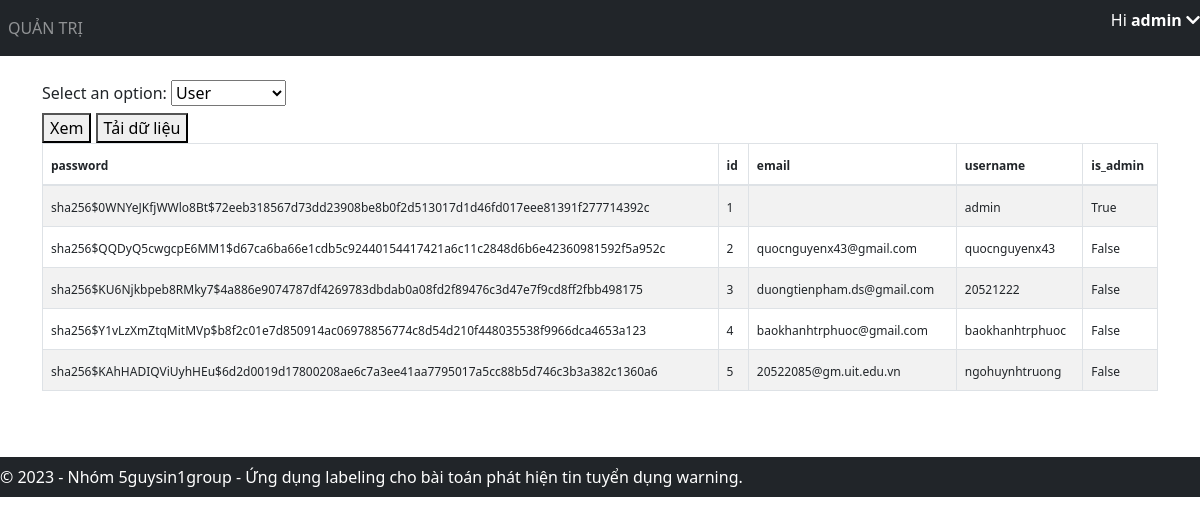
The app's page /view-data (signed in) with its own data.
### application/models.py (models this page shows)
class User(db.Model, UserMixin):
    id = db.Column(db.Integer, primary_key=True)
    email = db.Column(db.String(150), unique=True)
    username = db.Column(db.String(20), unique=True)
    password = db.Column(db.String(150))
    is_admin = db.Column(db.Boolean, default=False)
    annotations = db.relationship('Annotation')

### application/views.py (the view, shortened to what this page needs)
@views.route('/view-data', methods=['GET', 'POST'])
@login_required
def view_data():
    if not current_user.is_admin:
        return "Không có quyền truy cập vào trang quản trị admin.", 403
    data = User.query.all()
    data = [d.__dict__ for d in data]
    for d in data:
        d.pop('_sa_instance_state', None)
    return render_template(
        "view_data.html",
        user=current_user,
        data=data,
    )

### application/__init__.py (called while the page is built)
def create_app():
    app = Flask(__name__)
    app.config['SECRET_KEY'] = 'hjshjhdjah kjshkjdhjs' # random key
    app.config['SQLALCHEMY_DATABASE_URI'] = f'sqlite:///{DB_NAME}'
    db.init_app(app)
    from .views import views
    from .auth import auth
    app.register_blueprint(views, url_prefix='/')
    app.register_blueprint(auth, url_prefix='/')
    from .models import User
    with app.app_context():
        db.create_all()
        create_admin(db)
    login_manager = LoginManager()
    login_manager.login_view = 'auth.login'
    login_manager.init_app(app)
    @login_manager.user_loader
    def load_user(id):
        return User.query.get(int(id))
    return app

### application/templates/view_data.html (shortened to what this page needs)
{% extends "base.html" %}
{% block content %}
<link href="https://cdn.jsdelivr.net/npm/bootstrap@5.3.0/dist/css/bootstrap.min.css" rel="stylesheet">
<form method="POST">
    <label for="table-select">Select an option:</label>
    <select id="table-select" name="table-select">
        <option value="user" selected>User</option>
    </select>
    <br>
    <button type="submit" name="action" value="view">Xem</button>
    <button type="submit" name="action" value="download">Tải dữ liệu</button>
</form>
<div style="overflow-x: auto">
    <table id="data" class="table table-condensed table-bordered table-hover table-striped">
        <thead>
            <tr>
                {% if data %}
                    {% for key in data[0].keys() %}
                        <th><span style="font-size: 12px;" data-toggle="tooltip" data-placement="top" title="{{ key }}">{{ key }}</span></th>
                    {% endfor %}
                {% endif %}
            </tr>
        </thead>
        <tbody>
            {% if data %}
                {% for item in data %}
                    <tr>
                        {% for key in data[0].keys() %}
                            <td tabindex="1"><span style="font-size: 12px;" title="{{ item[key] }}" class="ellipsis">{{ item[key] }}</span></td>
                        {% endfor %}
                    </tr>
                {% endfor %}
            {% endif %}
        </tbody>
    </table>
</div>
{% endblock %}

### application/templates/base.html (shortened to what this page needs)
<!DOCTYPE html>
<html>
<head>
    <link rel="stylesheet" href="https://stackpath.bootstrapcdn.com/bootstrap/4.4.1/css/bootstrap.min.css" />
    <link rel="stylesheet" href="https://stackpath.bootstrapcdn.com/font-awesome/4.7.0/css/font-awesome.min.css" />
    <link rel="stylesheet" href="https://cdnjs.cloudflare.com/ajax/libs/font-awesome/5.15.4/css/all.min.css">
</head>
<body>
    <nav class="navbar navbar-expand-lg navbar-dark bg-dark">
        <div class="collapse navbar-collapse" id="navbar">
            <div class="navbar-nav">
                {% if user.is_admin %}
                <a class="nav-item nav-link" id="admin" href="/admin">QUẢN TRỊ</a>
                {% endif %}
            </div>
        </div>
        {% if user.is_authenticated %}
        <p id="greeting" class="text-white">Hi <strong>{{ user.username }}  </strong><i class="fas fa-chevron-down" id="arrow-down"></i></p>
        {% endif %}
    </nav>
    <br>
    <div class="container">{% block content %} {% endblock %}</div>
    <footer class="navbar navbar-dark bg-dark text-center py-2" style="margin-top: 50px;">
        &copy; 2023 - Nhóm 5guysin1group - Ứng dụng labeling cho bài toán phát hiện tin tuyển dụng warning.
    </footer>
</body>
</html>

### application/templates/base.html (style rules this page uses)
body { min-height: 3000px; }
footer { position: absolute; left: 0; bottom: 0; width: 100%; background-color: #343a40; color: #fff; padding: 10px; }

### application/templates/view_data.html (style rules this page uses)
.ellipsis { max-width: 100px; white-space: nowrap; overflow: hidden; text-overflow: ellipsis; }

### records on screen
User: username "admin", password "sha256$0WNYeJKfjWWlo8Bt$72eeb318567d73dd23908be8b0f2d513017d1d46fd017eee81391f277714392c" "1" "admin" "True"
User: password "sha256$QQDyQ5cwgcpE6MM1$d67ca6ba66e1cdb5c92440154417421a6c11c2848d6b6e42360981592f5a952c" "2" "quocnguyenx43@gmail.com" "quocnguyenx43" "False"
User: password "sha256$KU6Njkbpeb8RMky7$4a886e9074787df4269783dbdab0a08fd2f89476c3d47e7f9cd8ff2fbb498175" "3" "duongtienpham.ds@gmail.com" "20521222" "False"
User: password "sha256$Y1vLzXmZtqMitMVp$b8f2c01e7d850914ac06978856774c8d54d210f448035538f9966dca4653a123" "4" "baokhanhtrphuoc@gmail.com" "baokhanhtrphuoc" "False"
User: password "sha256$KAhHADIQViUyhHEu$6d2d0019d17800208ae6c7a3ee41aa7795017a5cc88b5d746c3b3a382c1360a6" "5" "20522085@gm.uit.edu.vn" "ngohuynhtruong" "False"

### other values on screen
{{ key }} "password" "id" "email" "username" "is_admin"
